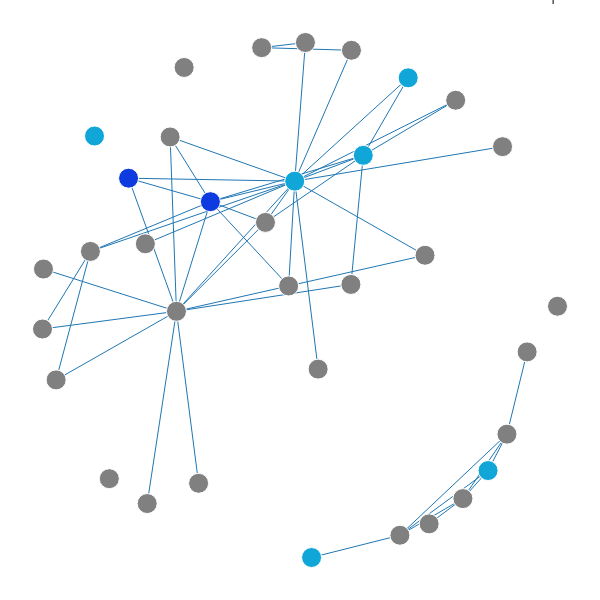

Write notebook code for a chart like this one.
### Markdown cell above
## 1 Starting “seed” promoters are picked by RNA-Seq

### Code cell
#make node trace
traceN = go.Scatter(x=[], y=[], mode="markers", text=[],marker=go.Marker(color=[],size=[],opacity=[]))
traceN["name"] = ""
traceN["hoverinfo"] = "text"
for all_node in all_nodes_graph.nodes(data=True):
    text_node = all_node[0]
    traceN["text"].append(text_node.replace("\n","<br>"))
    if (("color" in all_node[1]) and (all_node[1]["color"] == "rgb(17,166,216)" or all_node[1]["color"] == "rgb(13,59,224)")):
        traceN["marker"]["color"].append(all_node[1]["color"])
    else:
        traceN["marker"]["color"].append("grey")
    traceN["marker"]["size"].append(20)
    traceN["marker"]["opacity"].append(1)
    traceN["x"].append(all_position[all_node[0]][0])
    traceN["y"].append(all_position[all_node[0]][1])
    
traceE = go.Scatter(x=[], y=[], mode="lines", hoverinfo = "none")
traceE["name"] = ""
traceE["line"]["width"] = 1
for edge in all_nodes_graph.edges(data=True):
    traceE["x"] += [all_position[edge[0]][0],all_position[edge[1]][0], None]
    traceE["y"] += [all_position[edge[0]][1],all_position[edge[1]][1], None]

data = go.Data([traceE, traceN])
fig = go.Figure(data=data, layout=layout)
plotly.offline.iplot(fig)

### Figure 1 — Plotly figure (JSON) as saved in the notebook; plotly's stock layout.template omitted (floating-point values rounded to 4 significant figures; data arrays with more than 128 entries replaced by an {"elided": "..."} marker saying what was removed)
{"data": [{"hoverinfo": "none", "line": {"width": 1}, "mode": "lines", "name": "", "type": "scatter", "x": {"elided": "153 float values"}, "y": {"elided": "153 float values"}}, {"hoverinfo": "text", "marker": {"color": ["grey", "grey", "rgb(13,59,224)", "grey", "grey", "rgb(17,166,216)", "grey", "grey", "rgb(17,166,216)", "grey", "grey", "grey", "rgb(13,59,224)", "rgb(17,166,216)", "grey", "grey", "grey", "grey", "grey", "grey", "grey", "grey", "rgb(17,166,216)", "grey", "grey", "grey", "grey", "grey", "grey", "grey", "grey", "rgb(17,166,216)", "grey", "grey", "rgb(17,166,216)"], "opacity": [1, 1, 1, 1, 1, 1, 1, 1, 1, 1, 1, 1, 1, 1, 1, 1, 1, 1, 1, 1, 1, 1, 1, 1, 1, 1, 1, 1, 1, 1, 1, 1, 1, 1, 1], "size": [20, 20, 20, 20, 20, 20, 20, 20, 20, 20, 20, 20, 20, 20, 20, 20, 20, 20, 20, 20, 20, 20, 20, 20, 20, 20, 20, 20, 20, 20, 20, 20, 20, 20, 20]}, "mode": "markers", "name": "", "text": ["chr16:53055849-53057134", "chr16:54624304-54625265", "chr16:54966398-54967506", "chr16:54463985-54465094", "chr16:53806737-53807857", "chr16:53979176-53980851", "chr16:52224909-52226423", "chr16:54311574-54312525", "chr16:53776635-53777704", "chr16:54990922-54992491", "chr16:52101824-52104715", "chr16:54684958-54686247", "chr16:54960934-54965515", "chr16:53241256-53242869", "chr16:55153909-55155024", "chr16:53075143-53076592", "chr16:55055324-55056460", "chr16:55291327-55292811", "chr16:54364628-54366033", "chr16:54275871-54276733", "chr16:55356926-55358883", "chr16:54851106-54852028", "chr16:53925426-53926800", "chr16:52945750-52947581", "chr16:52894904-52896400", "chr16:53088027-53090207", "chr16:54322905-54326252", "chr16:54666915-54668601", "chr16:53010327-53011374", "chr16:54611161-54612142", "chr16:54968327-54974272", "chr16:53193391-53194589", "chr16:54625393-54626553", "chr16:54227006-54228739", "chr16:54315183-54322626"], "type": "scatter", "x": [0.8149, 0.4248, 0.1668, 0.1994, 0.8918, 0.6218, 0.9983, 0.5978, 0.1008, 0.09287, 0.9003, 0.2474, 0.3255, 0.8637, 0.3026, 0.9394, 0.02642, 0, 0.7415, 0.5343, 0.001889, 0.203, 0.7089, 0.7495, 0.2745, 0.6928, 0.4771, 0.4322, 0.1295, 0.5989, 0.2597, 0.5216, 0.5097, 0.8009, 0.4889], "y": [0.1144, 0.99, 0.7365, 0.6091, 0.7978, 0.7809, 0.4878, 0.5302, 0.8184, 0.5943, 0.2395, 0.8166, 0.6909, 0.1688, 0.1441, 0.3992, 0.3449, 0.4437, 0.5868, 0.3658, 0.5601, 0.1048, 0.9314, 0.0653, 0.9515, 0.04322, 0.5273, 0.6507, 0.153, 0.9849, 0.478, 0, 1, 0.8878, 0.7307]}], "layout": {"height": 600, "hovermode": "closest", "margin": {"b": 0, "l": 0, "r": 0, "t": 0}, "scene": {"xaxis": {"showbackground": false, "showgrid": false, "showline": false, "showticklabels": false, "title": "", "zeroline": false}, "yaxis": {"showbackground": false, "showgrid": false, "showline": false, "showticklabels": false, "title": "", "zeroline": false}, "zaxis": {"showbackground": false, "showgrid": false, "showline": false, "showticklabels": false, "title": "", "zeroline": false}}, "showlegend": false, "title": "All Cohesin-SMC1 ChiA-PET DNA interactions within \nchr16 of Homo Sapiens", "width": 600, "xaxis": {"showbackground": false, "showgrid": false, "showline": false, "showticklabels": false, "title": "", "zeroline": false}, "yaxis": {"showbackground": false, "showgrid": false, "showline": false, "showticklabels": false, "title": "", "zeroline": false}}}
